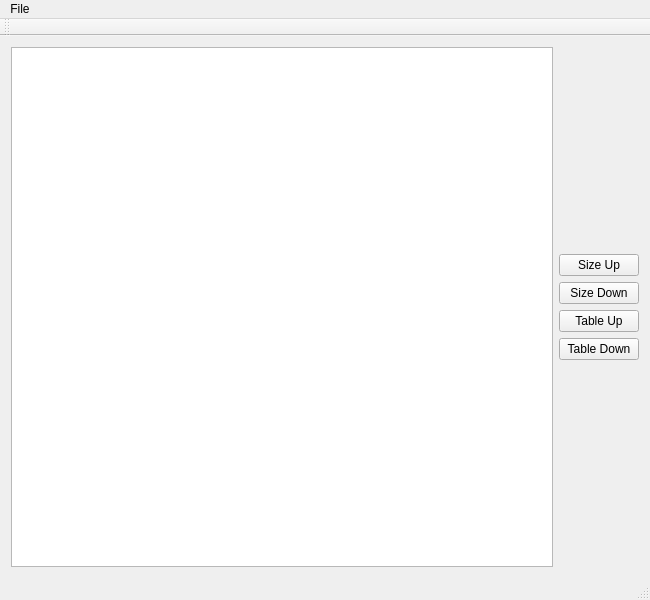
<?xml version="1.0" encoding="UTF-8"?>
<ui version="4.0">
 <class>MainWindow</class>
 <widget class="QMainWindow" name="MainWindow">
  <property name="geometry">
   <rect>
    <x>0</x>
    <y>0</y>
    <width>650</width>
    <height>600</height>
   </rect>
  </property>
  <property name="windowTitle">
   <string>MainWindow</string>
  </property>
  <widget class="QWidget" name="centralWidget">
   <layout class="QHBoxLayout" name="horizontalLayout">
    <item>
     <layout class="QHBoxLayout" name="maincontent">
      <item>
       <widget class="QTableWidget" name="board"/>
      </item>
     </layout>
    </item>
    <item>
     <layout class="QVBoxLayout" name="verticalLayout">
      <item>
       <spacer name="verticalSpacer">
        <property name="orientation">
         <enum>Qt::Vertical</enum>
        </property>
        <property name="sizeHint" stdset="0">
         <size>
          <width>20</width>
          <height>40</height>
         </size>
        </property>
       </spacer>
      </item>
      <item>
       <widget class="QPushButton" name="sizeUp">
        <property name="focusPolicy">
         <enum>Qt::StrongFocus</enum>
        </property>
        <property name="text">
         <string>Size Up</string>
        </property>
       </widget>
      </item>
      <item>
       <widget class="QPushButton" name="sizeDown">
        <property name="text">
         <string>Size Down</string>
        </property>
       </widget>
      </item>
      <item>
       <widget class="QPushButton" name="colRowUp">
        <property name="text">
         <string>Table Up</string>
        </property>
       </widget>
      </item>
      <item>
       <widget class="QPushButton" name="colRowDown">
        <property name="text">
         <string>Table Down</string>
        </property>
       </widget>
      </item>
      <item>
       <spacer name="verticalSpacer_2">
        <property name="orientation">
         <enum>Qt::Vertical</enum>
        </property>
        <property name="sizeHint" stdset="0">
         <size>
          <width>20</width>
          <height>40</height>
         </size>
        </property>
       </spacer>
      </item>
     </layout>
    </item>
   </layout>
  </widget>
  <widget class="QMenuBar" name="menuBar">
   <property name="geometry">
    <rect>
     <x>0</x>
     <y>0</y>
     <width>650</width>
     <height>21</height>
    </rect>
   </property>
   <widget class="QMenu" name="menuFile">
    <property name="title">
     <string>File</string>
    </property>
    <addaction name="actionExit"/>
   </widget>
   <addaction name="menuFile"/>
  </widget>
  <widget class="QToolBar" name="mainToolBar">
   <attribute name="toolBarArea">
    <enum>TopToolBarArea</enum>
   </attribute>
   <attribute name="toolBarBreak">
    <bool>false</bool>
   </attribute>
  </widget>
  <widget class="QStatusBar" name="statusBar"/>
  <action name="actionExit">
   <property name="icon">
    <iconset resource="resources.qrc">
     <normaloff>:/rec/assets/close.svg</normaloff>:/rec/assets/close.svg</iconset>
   </property>
   <property name="text">
    <string>Exit</string>
   </property>
  </action>
 </widget>
 <layoutdefault spacing="6" margin="11"/>
 <resources>
  <include location="resources.qrc"/>
 </resources>
 <connections/>
</ui>
